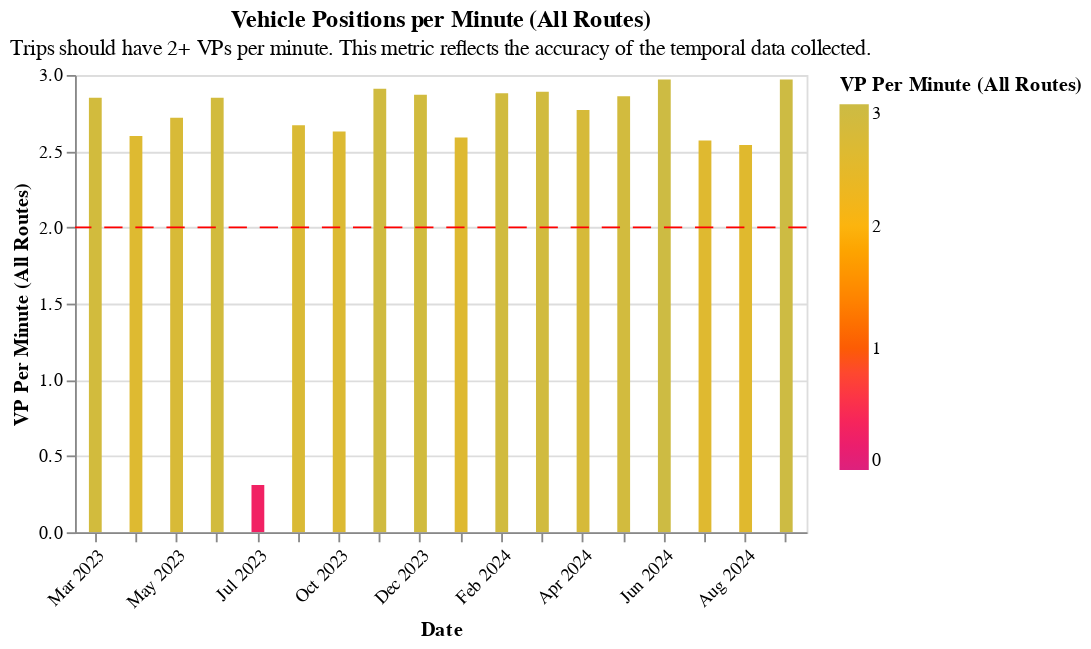

Notebook cell for this chart:
### Code cell
(
        (
            section2.simple_bar_chart(
                df2,
                "VP per Minute (All Routes)",
                "ruler_for_vp_per_min",
                readable_dict["agency_vp_per_min_graph"]["title"],
                readable_dict["vp_per_min_graph"]["subtitle"],
                color_dict["vp_domain"],
                color_dict["vp_range"]
            )
        )
    )

### Figure 1 — Vega-Lite specification as saved in the notebook (floating-point values rounded to 4 significant figures)
{"config": {"view": {"continuousWidth": 300, "continuousHeight": 300}}, "layer": [{"mark": {"type": "bar", "clip": true, "size": 7}, "encoding": {"color": {"field": "VP per Minute (All Routes)", "scale": {"domain": [0, 1, 2, 3], "range": ["#dd217d", "#fc5c04", "#fcb40e", "#ccbb44"]}, "title": "VP Per Minute (All Routes)", "type": "quantitative"}, "tooltip": [{"field": "Date", "type": "temporal"}, {"field": "VP per Minute (All Routes)", "type": "quantitative"}], "x": {"axis": {"format": "%b %Y", "labelAngle": -45}, "field": "Date", "timeUnit": "yearmonthdate", "title": ["Date"], "type": "ordinal"}, "y": {"field": "VP per Minute (All Routes)", "scale": {"domain": [0, 3]}, "title": "VP Per Minute (All Routes)", "type": "quantitative"}}}, {"mark": {"type": "rule", "color": "red", "strokeDash": [10, 7]}, "encoding": {"y": {"aggregate": "mean", "field": "ruler_for_vp_per_min", "type": "quantitative"}}}], "data": {"name": "data-f9af6956fc9932db84b4acd4404c2b2d"}, "height": 250, "title": {"text": "Vehicle Positions per Minute (All Routes)", "subtitle": ["Trips should have 2+ VPs per minute. This metric reflects the accuracy of the temporal data collected."]}, "width": 400, "$schema": "https://vega.github.io/schema/vega-lite/v5.17.0.json", "datasets": {"data-f9af6956fc9932db84b4acd4404c2b2d": [{"District": "06 - Fresno", "Organization": "City of Visalia", "schedule_gtfs_dataset_key": "3bda4652977200408690059ef2ec4b4d", "VP per Minute (All Routes)": 2.85, "Spatial Accuracy (All Routes)": 93.72, "Date": "2023-03-15T00:00:00", "ruler_100_pct": 100, "ruler_for_vp_per_min": 2}, {"District": "06 - Fresno", "Organization": "City of Visalia", "schedule_gtfs_dataset_key": "3bda4652977200408690059ef2ec4b4d", "VP per Minute (All Routes)": 2.6, "Spatial Accuracy (All Routes)": 93.06, "Date": "2023-04-12T00:00:00", "ruler_100_pct": 100, "ruler_for_vp_per_min": 2}, {"District": "06 - Fresno", "Organization": "City of Visalia", "schedule_gtfs_dataset_key": "3bda4652977200408690059ef2ec4b4d", "VP per Minute (All Routes)": 2.72, "Spatial Accuracy (All Routes)": 94.33, "Date": "2023-05-17T00:00:00", "ruler_100_pct": 100, "ruler_for_vp_per_min": 2}, {"District": "06 - Fresno", "Organization": "City of Visalia", "schedule_gtfs_dataset_key": "3bda4652977200408690059ef2ec4b4d", "VP per Minute (All Routes)": 2.85, "Spatial Accuracy (All Routes)": 91.39, "Date": "2023-06-14T00:00:00", "ruler_100_pct": 100, "ruler_for_vp_per_min": 2}, {"District": "06 - Fresno", "Organization": "City of Visalia", "schedule_gtfs_dataset_key": "3bda4652977200408690059ef2ec4b4d", "VP per Minute (All Routes)": 0.31, "Spatial Accuracy (All Routes)": 0.0, "Date": "2023-07-12T00:00:00", "ruler_100_pct": 100, "ruler_for_vp_per_min": 2}, {"District": "06 - Fresno", "Organization": "City of Visalia", "schedule_gtfs_dataset_key": "3bda4652977200408690059ef2ec4b4d", "VP per Minute (All Routes)": 2.67, "Spatial Accuracy (All Routes)": 94.49, "Date": "2023-09-13T00:00:00", "ruler_100_pct": 100, "ruler_for_vp_per_min": 2}, {"District": "06 - Fresno", "Organization": "City of Visalia", "schedule_gtfs_dataset_key": "3bda4652977200408690059ef2ec4b4d", "VP per Minute (All Routes)": 2.63, "Spatial Accuracy (All Routes)": 94.29, "Date": "2023-10-11T00:00:00", "ruler_100_pct": 100, "ruler_for_vp_per_min": 2}, {"District": "06 - Fresno", "Organization": "City of Visalia", "schedule_gtfs_dataset_key": "3bda4652977200408690059ef2ec4b4d", "VP per Minute (All Routes)": 2.91, "Spatial Accuracy (All Routes)": 94.06, "Date": "2023-11-15T00:00:00", "ruler_100_pct": 100, "ruler_for_vp_per_min": 2}, {"District": "06 - Fresno", "Organization": "City of Visalia", "schedule_gtfs_dataset_key": "3bda4652977200408690059ef2ec4b4d", "VP per Minute (All Routes)": 2.87, "Spatial Accuracy (All Routes)": 94.94, "Date": "2023-12-13T00:00:00", "ruler_100_pct": 100, "ruler_for_vp_per_min": 2}, {"District": "06 - Fresno", "Organization": "City of Visalia", "schedule_gtfs_dataset_key": "3bda4652977200408690059ef2ec4b4d", "VP per Minute (All Routes)": 2.59, "Spatial Accuracy (All Routes)": 94.45, "Date": "2024-01-17T00:00:00", "ruler_100_pct": 100, "ruler_for_vp_per_min": 2}, {"District": "06 - Fresno", "Organization": "City of Visalia", "schedule_gtfs_dataset_key": "3bda4652977200408690059ef2ec4b4d", "VP per Minute (All Routes)": 2.88, "Spatial Accuracy (All Routes)": 96.5, "Date": "2024-02-14T00:00:00", "ruler_100_pct": 100, "ruler_for_vp_per_min": 2}, {"District": "06 - Fresno", "Organization": "City of Visalia", "schedule_gtfs_dataset_key": "3bda4652977200408690059ef2ec4b4d", "VP per Minute (All Routes)": 2.89, "Spatial Accuracy (All Routes)": 97.27, "Date": "2024-03-13T00:00:00", "ruler_100_pct": 100, "ruler_for_vp_per_min": 2}, {"District": "06 - Fresno", "Organization": "City of Visalia", "schedule_gtfs_dataset_key": "3bda4652977200408690059ef2ec4b4d", "VP per Minute (All Routes)": 2.77, "Spatial Accuracy (All Routes)": 96.64, "Date": "2024-04-17T00:00:00", "ruler_100_pct": 100, "ruler_for_vp_per_min": 2}, {"District": "06 - Fresno", "Organization": "City of Visalia", "schedule_gtfs_dataset_key": "3bda4652977200408690059ef2ec4b4d", "VP per Minute (All Routes)": 2.86, "Spatial Accuracy (All Routes)": 96.81, "Date": "2024-05-22T00:00:00", "ruler_100_pct": 100, "ruler_for_vp_per_min": 2}, {"District": "06 - Fresno", "Organization": "City of Visalia", "schedule_gtfs_dataset_key": "3bda4652977200408690059ef2ec4b4d", "VP per Minute (All Routes)": 2.97, "Spatial Accuracy (All Routes)": 95.75, "Date": "2024-06-12T00:00:00", "ruler_100_pct": 100, "ruler_for_vp_per_min": 2}, {"District": "06 - Fresno", "Organization": "City of Visalia", "schedule_gtfs_dataset_key": "3bda4652977200408690059ef2ec4b4d", "VP per Minute (All Routes)": 2.57, "Spatial Accuracy (All Routes)": 96.49, "Date": "2024-07-17T00:00:00", "ruler_100_pct": 100, "ruler_for_vp_per_min": 2}, {"District": "06 - Fresno", "Organization": "City of Visalia", "schedule_gtfs_dataset_key": "3bda4652977200408690059ef2ec4b4d", "VP per Minute (All Routes)": 2.54, "Spatial Accuracy (All Routes)": 95.19, "Date": "2024-08-14T00:00:00", "ruler_100_pct": 100, "ruler_for_vp_per_min": 2}, {"District": "06 - Fresno", "Organization": "City of Visalia", "schedule_gtfs_dataset_key": "3bda4652977200408690059ef2ec4b4d", "VP per Minute (All Routes)": 2.97, "Spatial Accuracy (All Routes)": 96.88, "Date": "2024-09-18T00:00:00", "ruler_100_pct": 100, "ruler_for_vp_per_min": 2}]}}
